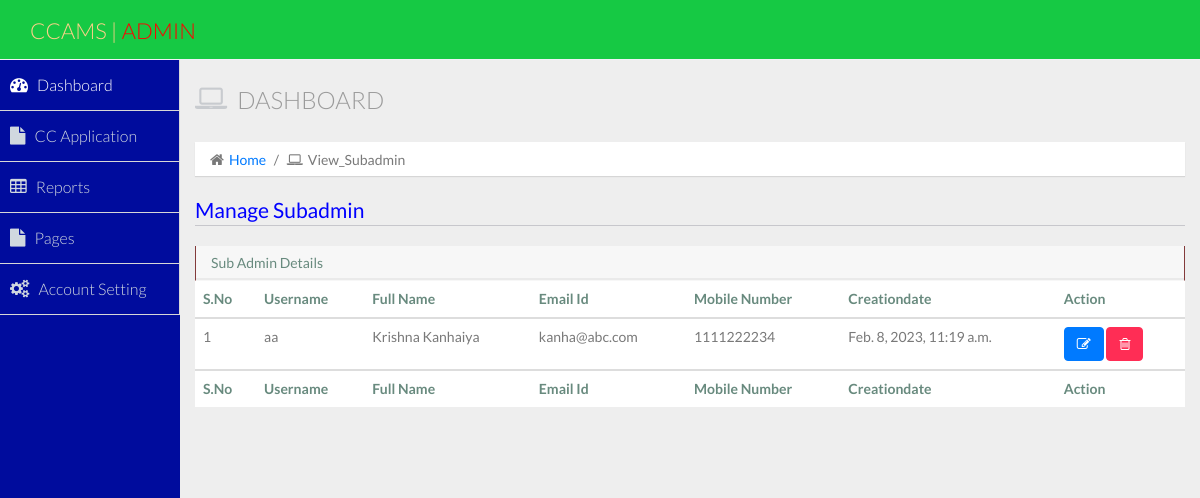
/view_subadmin/ (signed in), run on the app's committed database.
### myapp/models.py (models this page shows, shortened)
class Subbanker(models.Model):
    user = models.ForeignKey(User, on_delete=models.CASCADE, null=True, blank=True)
    mobile = models.CharField(max_length=100, null=True, blank=True)
    creationdate = models.DateTimeField(auto_now_add=True)

### myapp/views.py (the view)
# urls.py: path('view_subadmin/', view_subadmin, name="view_subadmin"),
@login_required(login_url='/authentication_login/')
def view_subadmin(request):
    data = Subbanker.objects.all()
    d = {'data': data}
    return render(request, "view_subadmin.html", d)

### myapp/templatetags/custom_tags.py (called while the page is built)
@register.filter(name="mystrip")
def mystrip(data):
    data = data[1:-1]
    return data

### myapp/templates/view_subadmin.html
{% extends 'admin_index.html' %}
{% load static %}
{% block body %}
<legend style="color:blue">Manage Subadmin</legend>
    <div class="row">
          <div class="col-sm-12">
            <section class="panel">
              <header class="panel-heading">
                Sub Admin Details
              </header>
              <table class="table">
                <thead>
                  <tr>
                    <th>S.No</th>
                    <th>Username</th>
                    <th>Full Name</th>
                    <th>Email Id</th>
                    <th>Mobile Number</th>
                    <th>Creationdate</th>
                    <th>Action</th>
                  </tr>
                  </thead>
                  <tbody>
                {% for i in data %}
                  <tr>
                    <td>{{forloop.counter}}</td>
                    <td>{{i.user.username}}</td>
                    <td>{{i.user.first_name}}</td>
                    <td>{{i.user.email}}</td>
                    <td>{{i.mobile}}</td>
                    <td>{{i.creationdate}}</td>
                      <td>
                        <a href="{% url 'edit_subadmin' i.user.id %}">
                            <button type="button" class="btn btn-primary"><i class="fa fa-edit"></i></button>
                        </a>
                        <a href="{% url 'delete_subadmin' i.id %}" onclick="return confirm('Are you sure?')">
                            <button type="button" class="btn btn-danger"><i class="fa fa-trash-o"></i> </button>
                        </a>
<br>
                    </td>
                  </tr>
                 {% endfor %}
                  </tbody>
<tr>
                    <th>S.No</th>
                    <th>Username</th>
                    <th>Full Name</th>
                    <th>Email Id</th>
                    <th>Mobile Number</th>
                    <th>Creationdate</th>
                    <th>Action</th>
                  </tr>
                </table>
            </section>
              </div>
            </div>
{% endblock %}

### data on the page
Subbanker: user.username "aa", user.first_name "Krishna Kanhaiya", user.email "kanha@abc.com", mobile "1111222234", creationdate "Feb. 8, 2023, 11:19 a.m."

### other printed values
{{ request.path|mystrip|title }} "View_Subadmin"
